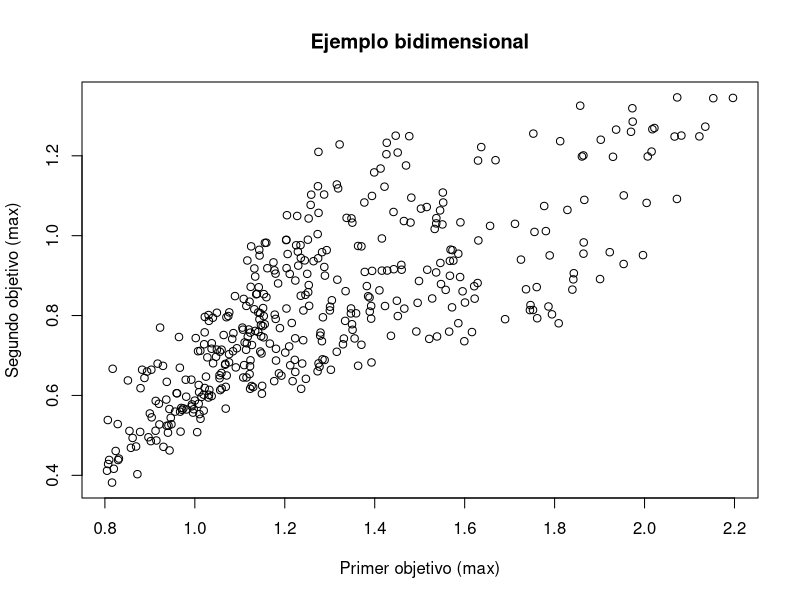
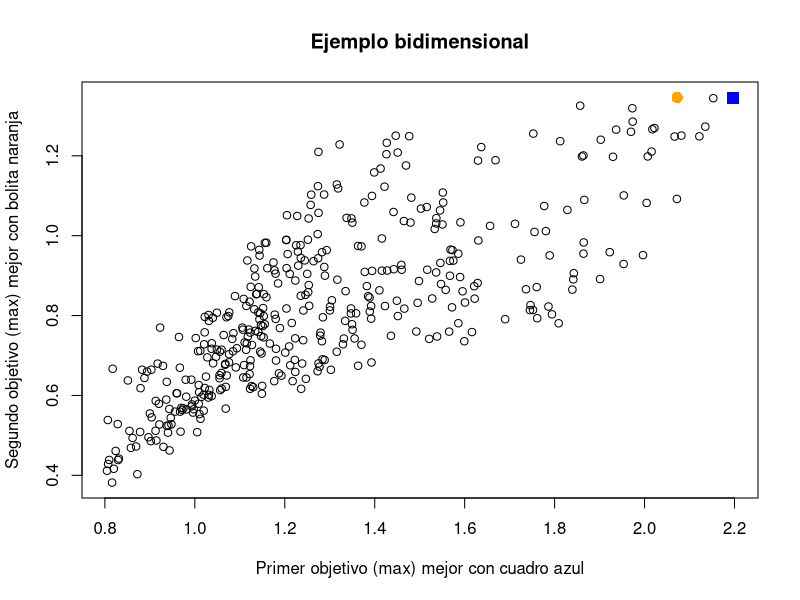
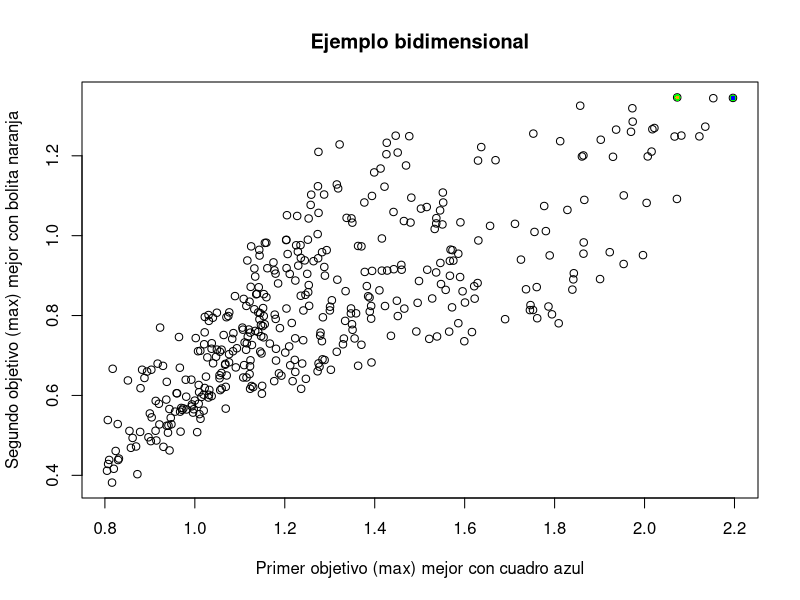
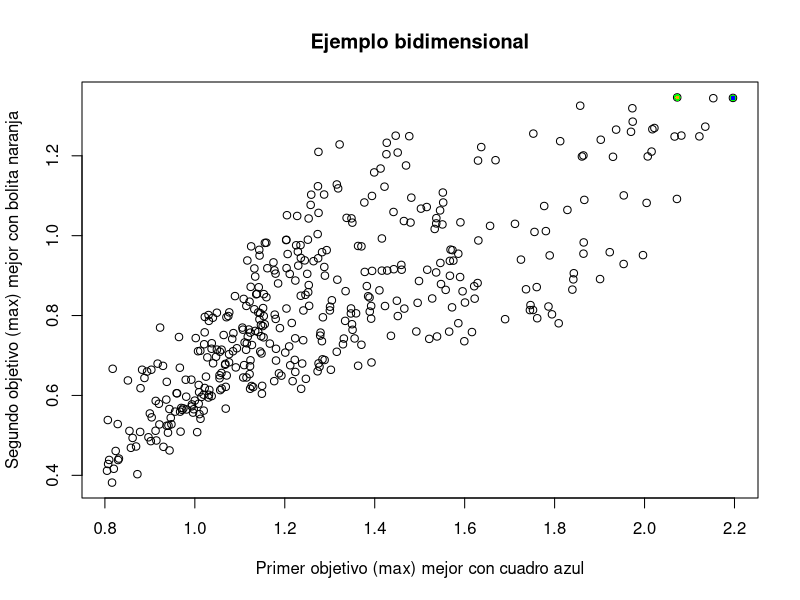

Here is the R script that generated these plots, in order:
poli <- function(maxdeg, varcount, termcount) {
    f <- data.frame(variable=integer(), coef=integer(), degree=integer())
    for (t in 1:termcount) {
        var <- sample(1:varcount, 1)
        deg <- sample(0:maxdeg, 1)
        f <-  rbind(f, c(var, runif(1), deg))
    }
    names(f) <- c("variable", "coef", "degree")
    return(f)
}

eval <- function(pol, vars) {
    value <- 0.0
    terms = dim(pol)[1]
    for (t in 1:terms) {
        term <- pol[t,]
        value <-  value + term$coef * vars[term$variable]^term$degree
    }
    return(value)
}

## NUEVO!!!
domin.by <- function(target, challenger) {
    # sum sobre los TRUE/FALSE
    if (sum(challenger < target) > 0) {
        return(FALSE) # hay empeora (en maximizar)
    } # si no hay empeora, vemos si hay mejora
    # sum sobre los TRUE/FALSE
    return(sum(challenger > target) > 0)
}

vc <- 4
md <- 3
tc <- 5
k <- 2 # cuantas funciones objetivo
obj <- list()
for (i in 1:k) {
    obj[[i]] <- poli(md, vc, tc)
}
minim <- (runif(k) > 0.5)
sign <- (1 + -2 * minim) # neg -> min, pos -> max
n <- 400 # cuantas soluciones aleatorias
sol <- matrix(runif(vc * n), nrow=n, ncol=vc)
val <- matrix(rep(NA, k * n), nrow=n, ncol=k)
for (i in 1:n) { # evaluamos las soluciones
    for (j in 1:k) { # para todos los objetivos
        val[i, j] <- eval(obj[[j]], sol[i,])
    }
}
mejor1 <- which.max(sign[1] * val[,1])
mejor2 <- which.max(sign[2] * val[,2])
cual <- c("max", "min")
xl <- paste("Primer objetivo (", cual[minim[1] + 1], ")", sep="")
yl <- paste("Segundo objetivo (", cual[minim[2] + 1], ")", sep="")
png("p11_init.png")
plot(val[,1], val[,2], xlab=xl, ylab=yl, main="Ejemplo bidimensional")
graphics.off()
png("p11_mejores.png")
plot(val[,1], val[,2], xlab=paste(xl, "mejor con cuadro azul"),
     ylab=paste(yl,"mejor con bolita naranja"),
     main="Ejemplo bidimensional")
points(val[mejor1, 1], val[mejor1, 2], col="blue", pch=15, cex=1.5)
points(val[mejor2, 1], val[mejor2, 2], col="orange", pch=16, cex=1.5)
graphics.off()
no.dom <- logical() # TRUE/FALSE segun si nadie lo domina
for (i in 1:n) { # para cada asignacion
    d <- logical() # quienes le dominan (si / no)
    for (j in 1:n) { # para todos los demas
        # i es a quien le retan, j es quien esta retando
        # lo comparamos como si todo fuese max (min f = max -f)
        d <- c(d, domin.by(sign * val[i,], sign * val[j,]))
    }
    no.dom <- c(no.dom, sum(d) == 0) # nadie le domina (puros FALSE)
}
# agarra solo los que tienen TRUE en no.dom
frente <- subset(val, no.dom) # solamente las no dominadas
png("p11_frente.png", width=15, height=15, units="cm", res=1200)
plot(val[,1], val[,2], xlab=paste(xl, "mejor con cuadro azul"),
     ylab=paste(yl,"mejor con bolita naranja"),
     main="Ejemplo bidimensional")
points(frente[,1], frente[,2], col="green", pch=16, cex=0.9)
mejor1 <- which.max((1 + (-2 * minim[1])) * val[,1])
mejor2 <- which.max((1 + (-2 * minim[2])) * val[,2])
points(val[mejor1, 1], val[mejor1, 2], col="blue", pch=15, cex=0.5)
points(val[mejor2, 1], val[mejor2, 2], col="orange", pch=16, cex=0.5)
graphics.off()
valmejor1=val[mejor1, 1]
valmejor2=val[mejor2, 2]
frenteor=frente
for(i in 1:(length(frente)/2)){
for(j in 1:(length(frente)/2)){
if(frente[i,1]>0&&frente[j,1]>0&&abs(frente[i,1]-frente[j,1])<(valmejor1*0.05)&&frente[i,1]<frente[j,1]&&abs(frente[i,1]-frente[j,1])>0){
frente[j,]=FALSE
if(frente[i,2]>0&&frente[j,2]>0&&abs(frente[i,2]-frente[j,2])<(valmejor2*0.05)&&frente[i,2]>frente[j,1]&&abs(frente[i,2]-frente[j,2])>0){
frente[j,]=FALSE
}}}}
png("p11_frente_mejorado.png", width=15, height=15, units="cm", res=1200)
plot(val[,1], val[,2], xlab=paste(xl, "mejor con cuadro azul"),
     ylab=paste(yl,"mejor con bolita naranja"),
     main="Ejemplo bidimensional")
points(frente[,1], frente[,2], col="green", pch=16, cex=0.9)
points(val[mejor1, 1], val[mejor1, 2], col="blue", pch=15, cex=0.5)
points(val[mejor2, 1], val[mejor2, 2], col="orange", pch=16, cex=0.5)
graphics.off()
